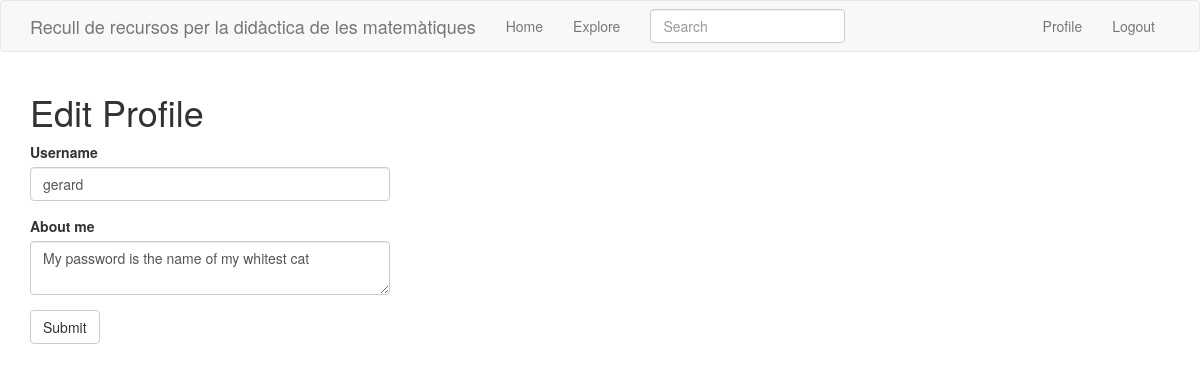
/edit_profile (signed in), run on an earlier commit of the app's database.
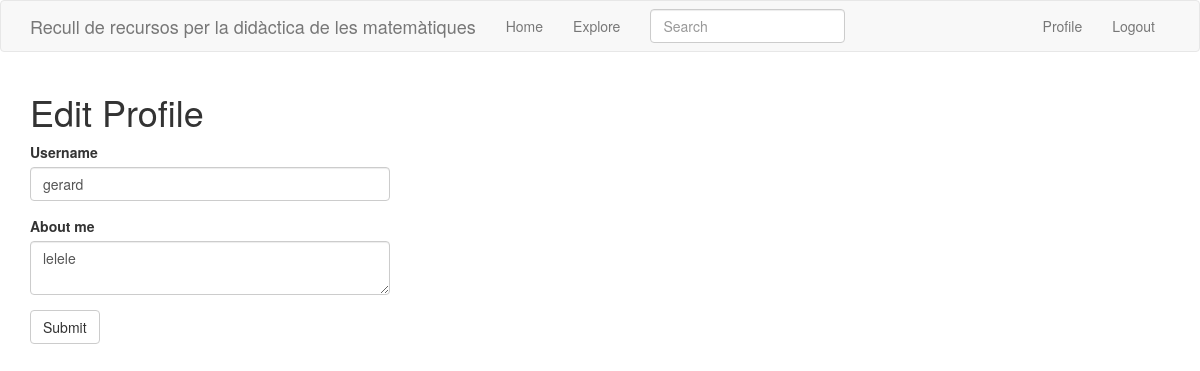
And on a later commit of the database.
### app/models.py (models this page shows, shortened)
class User(UserMixin, db.Model):
    id = db.Column(db.Integer, primary_key=True)
    username = db.Column(db.String(64), index=True, unique=True)
    email = db.Column(db.String(120), index=True, unique=True)
    password_hash = db.Column(db.String(128))
    resources = db.relationship('Resource', backref='author', lazy='dynamic')
    about_me = db.Column(db.String(140))
    last_seen = db.Column(db.DateTime, default=datetime.utcnow)
    followed = db.relationship(
        'User', secondary=followers,
        primaryjoin=(followers.c.follower_id == id),
        secondaryjoin=(followers.c.followed_id == id),
        backref=db.backref('followers', lazy='dynamic'), lazy='dynamic')

### app/main/routes.py (the view)
@bp.route('/edit_profile', methods=['GET', 'POST'])
@login_required
def edit_profile():
    form = EditProfileForm(current_user.username)
    if form.validate_on_submit():
        current_user.username = form.username.data
        current_user.about_me = form.about_me.data
        db.session.commit()
        flash(_('Your changes have been saved.'))
        return redirect(url_for('main.edit_profile'))
    elif request.method == 'GET':
        form.username.data = current_user.username
        form.about_me.data = current_user.about_me
    return render_template('edit_profile.html', title=_('Edit Profile'),
                           form=form)

### app/main/forms.py (shortened to what this page needs)
class SearchForm(FlaskForm):
    q = StringField(_l('Search'), validators=[DataRequired()])
    def __init__(self, *args, **kwargs):
        if 'formdata' not in kwargs:
            kwargs['formdata'] = request.args
        if 'csrf_enabled' not in kwargs:
            kwargs['csrf_enabled'] = False
        super(SearchForm, self).__init__(*args, **kwargs)

class EditProfileForm(FlaskForm):
    username = StringField(_l('Username'), validators=[DataRequired()])
    about_me = TextAreaField(_l('About me'),
                             validators=[Length(min=0, max=140)])
    submit = SubmitField(_l('Submit'))
    def __init__(self, original_username, *args, **kwargs):
        super(EditProfileForm, self).__init__(*args, **kwargs)
        self.original_username = original_username

### app/main/routes.py (called while the page is built)
@bp.before_app_request
def before_request():
    if current_user.is_authenticated:
        current_user.last_seen = datetime.utcnow()
        db.session.commit()
        g.search_form = SearchForm()
    g.locale = str(get_locale())

### app/models.py (called while the page is built)
@login.user_loader
def load_user(id):
    return User.query.get(int(id))

    @classmethod
    def before_commit(cls, session):
        session._changes = {
            'add': list(session.new),
            'update': list(session.dirty),
            'delete': list(session.deleted)
        }

    @classmethod
    def after_commit(cls, session):
        for obj in session._changes['add']:
            if isinstance(obj, SearchableMixin):
                add_to_index(obj.__tablename__, obj)
        for obj in session._changes['update']:
            if isinstance(obj, SearchableMixin):
                add_to_index(obj.__tablename__, obj)
        for obj in session._changes['delete']:
            if isinstance(obj, SearchableMixin):
                remove_from_index(obj.__tablename__, obj)
        session._changes = None

### app/templates/edit_profile.html
{% extends "base.html" %}
{% import 'bootstrap/wtf.html' as wtf %}
{% block app_content %}
    <h1>{{ _('Edit Profile') }}</h1>
    <div class="row">
        <div class="col-md-4">
            {{ wtf.quick_form(form) }}
        </div>
    </div>
{% endblock %}

### app/templates/base.html (shortened to what this page needs)
{% extends 'bootstrap/base.html' %}
{% block navbar %}
    <nav class="navbar navbar-default">
        <div class="container">
            <div class="navbar-header">
                <a class="navbar-brand" href="{{ url_for('main.index') }}">Recull de recursos per la didàctica de les matemàtiques</a>
            </div>
            <div class="collapse navbar-collapse" id="bs-example-navbar-collapse-1">
                <ul class="nav navbar-nav">
                    <li><a href="{{ url_for('main.index') }}">{{ _('Home') }}</a></li>
                    <li><a href="{{ url_for('main.explore') }}">{{ _('Explore') }}</a></li>
                </ul>
                {% if g.search_form %}
                <form class="navbar-form navbar-left" method="get" action="{{ url_for('main.search') }}">
                    <div class="form-group">
                        {{ g.search_form.q(size=20, class='form-control', placeholder=g.search_form.q.label.text) }}
                    </div>
                </form>
                {% endif %}
                <ul class="nav navbar-nav navbar-right">
                    {% if current_user.is_anonymous %}
                    <li><a href="{{ url_for('auth.login') }}">{{ _('Login') }}</a></li>
                    {% else %}
                    <li><a href="{{ url_for('main.user', username=current_user.username) }}">{{ _('Profile') }}</a></li>
                    <li><a href="{{ url_for('auth.logout') }}">{{ _('Logout') }}</a></li>
                    {% endif %}
                </ul>
            </div>
        </div>
    </nav>
{% endblock %}
{% block content %}
    <div class="container">
        {% block app_content %}{% endblock %}
    </div>
{% endblock %}

What changed in the data, as far as the page shows it:
changed User "gerard": about_me "My password is the name of my whitest cat" → "lelele"
